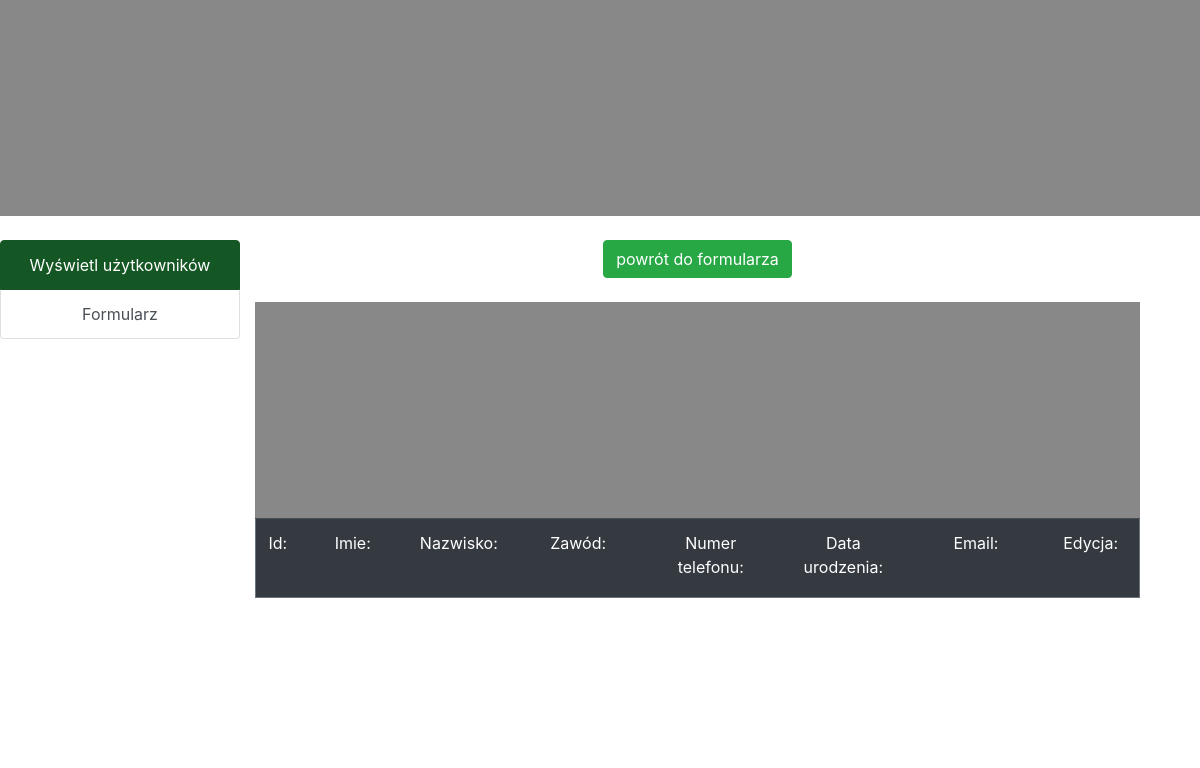
The page /Index/show_all on the database as committed earlier.
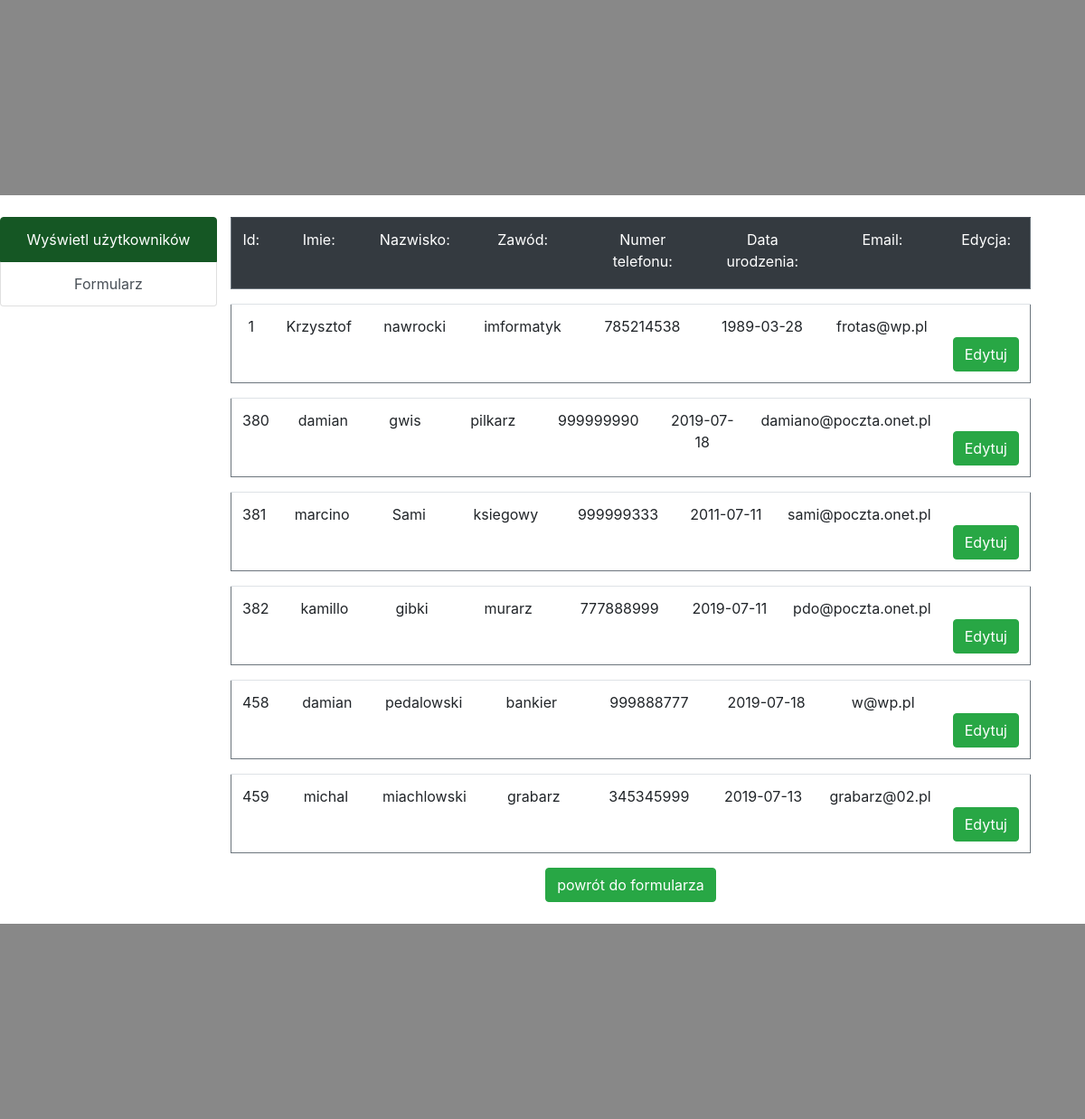
The same page on the database as committed later.
### tables this page shows
CREATE TABLE `form_base` (
  `id` int(11) NOT NULL,
  `name` varchar(30) NOT NULL,
  `surname` varchar(30) NOT NULL,
  `trade` varchar(20) NOT NULL,
  `number` int(9) NOT NULL,
  `date` date NOT NULL,
  `email` varchar(30) NOT NULL
);

### www/controllers/Index.php (called while the page is built, shortened)
<?php
class Index extends Controller{
    function __construct($params){
     $this -> view -> controller = "Index";
     $this -> view -> page = $params[1];
     $action=$params;
     if(isset($params[1])) $action = ucfirst($params[1]);
    $this -> news =$params[1];
     $this -> user ="form";
     $this -> $action($this -> news, $this -> user);
    }
    private function Show_all(){
        $user= new Model();
        $user = $user->getAll2();
        $show_all="show_all";
        $this -> view -> Render($show_all,$user);
    }
}

### www/index.php (called while the page is built, shortened)
<?php
require_once 'Core/Router.php';
require_once 'Core/Model.php';
require_once 'Core/View.php';
$router = new Router();

### www/Core/Model.php (called while the page is built, shortened)
<?php
class Model{
     public function getAll2()
     {
         $instance=connect_DB::getInstance();
         $q = 'SELECT id,name,surname,trade,number,date,email FROM form_base ORDER BY id ';
         $stm = $instance->prepare($q);
         $stm->execute();
         $data = $stm->fetchAll(PDO::FETCH_OBJ);
         if ($data) {
             return $data;
         }
         return null;
     }
   }

### www/views/Index/show_all.php (the view, shortened to what this page needs)
<!DOCTYPE HTML PUBLIC "-//W3C//DTD HTML 4.01//EN"
  "http://www.w3.org/TR/html4/strict.dtd">
<html lang="pl">
 <head>
   <link href="../css/bootstrap.min.css" rel="stylesheet">
   <link href="../css/app.css" rel="stylesheet">
 </head>
 <body>
    <div class="top"><div class="top2"> </div> </div>
    <div class="content">
      <div class="navbar-nav">
        <div class="list-group">
           <a href="/Index/show_all" class="list-group-item list-group-item-action list-group-item-success active ">Wyświetl użytkowników</a>
            <a href="/news" class="list-group-item list-group-item-action ">Formularz</a>
          </div>
        </div>
      </div>
    <div class="container">
     <div class="row">
       <div class="col-sm-12">
          <?php
          $i=0;
          ?><table class="table border border-secondary  table-dark rounded" style="width: 100%; height: 5em" >
          <tr><td style="width: 5%;">Id: </td>
          <td style="width:12%;" >Imie: </td>
          <td style="width:12%;" >Nazwisko: </td>
          <td style="width:15%;"  >Zawód:</td>
          <td style="width:15%;" >Numer telefonu: </td>
          <td style="width:15%;" >Data urodzenia: </td>
          <td style="width:15%;" >Email:</td>
          <td style="width:11%;" >Edycja:</td>
          </tr><?php
          While(isset($User[$i]))
          {
          ?>
          <table class="table table-hover border border-secondary rounded"   style="width: 100%; height: 5em">
          <tr>
          <td style="width:5%;" ><?= $User[$i] -> id ?></td>
          <td style="width:12%;"  > <?= $User[$i] -> name ?></td>
          <td style="width:12%;"  > <?= $User[$i] -> surname ?></td>
          <td style="width:15%;"  > <?= $User[$i] -> trade ?></td>
          <td style="width:15%;" > <?= $User[$i] -> number ?></td>
          <td style="width:15%;"  > <?= $User[$i] -> date ?></td>
          <td style="width:15%;" > <?= $User[$i] -> email ?></td>
          <td style="width:11%;" ><form action="edit" method="post">
          <input type="submit" class="btn btn-success" name="edytuj" value= "Edytuj"/>
          </form></td></tr>
          </table>
          <?php
          $i++;}?>
          <form action="/news" method="post">
          <input type="submit" class="btn btn-success" value="powrót do formularza" />
          </form>
        </div>
      </div>
    </div>
    <div class="footer"><div class="footer2"> </div>
  </body>
</html>

### www/Core/Router.php (shortened to what this page needs)
<?php
class Router{
    function __construct(){
       $this -> request = $_GET['url'];
        $this -> request = rtrim($this -> request, "/");
        $this -> params = explode("/", $this -> request);
        $this -> controller = $this -> params[0];
        $this -> controller = ucfirst($this -> controller);
        $file = 'controllers/'. $this -> controller . '.php';
            if(file_exists($file)){
            $this -> control = new $this -> controller ($this -> params);
             }
            else{
                require_once 'views/Index/News.php';
                }
    }
}

### www/Core/View.php (shortened to what this page needs)
<?php
class View{
       public function Render($where,$tab){
         $User=$tab;
         $Where=$where;
         if($Where==="news"){
          require_once 'views/Index/News.php';
          $this -> page=$Where;
         }
         else if($Where==="store"){
            require_once 'views/Index/store.php';
            $this -> page=$Where;
           }
           else if($Where==="show"){
            require_once 'views/Index/show.php';
            $this -> page=$Where;
           }
           else if($Where==="delete"){
            require_once 'views/Index/delete.php';
            $this -> page=$Where;
           }
           else if($Where==="edit"){
            require_once 'views/Index/edit.php';
            $this -> page=$Where;
           }
           else if($Where==="update"){
            require_once 'views/Index/update.php';
            $this -> page=$Where;
           }
           else if($Where==="show_all"){
            require_once 'views/Index/show_all.php';
           }
       }
}

### www/css/app.css (style rules this page uses)
html, body { background-color: #fff; color: #000; margin: 0; padding: 0; text-align: center; }
.top { background-color: #fff; width: 100%; height:240px; margin-left: auto; margin-right: auto; text-align: left; }
.top2 { background-color: #888; width: 100%; height:216px; margin-left: auto; margin-right: auto; margin-bottom: 216px; text-align: left; }
.content { width:20%; height:500px; float: left; background-color: #fff; }
.footer { clear: both; width: 100%; height:240px; background-color: #888; }
.footer2 { clear: both; width: 100%; height:24px; background-color: #fff; }

Rows that differ between the two databases and show on the page:
added form_base: id "1", name "Krzysztof", surname "nawrocki", trade "imformatyk", number "785214538", date "1989-03-28", email "frotas@wp.pl"
added form_base: id "380", name "damian", surname "gwis", trade "pilkarz", number "999999990", date "2019-07-18", email "damiano@poczta.onet.pl"
added form_base: id "381", name "marcino", surname "Sami", trade "ksiegowy", number "999999333", date "2011-07-11", email "sami@poczta.onet.pl"
added form_base: id "382", name "kamillo", surname "gibki", trade "murarz", number "777888999", date "2019-07-11", email "pdo@poczta.onet.pl"
added form_base: id "458", name "damian", surname "pedalowski", trade "bankier", number "999888777", date "2019-07-18", email "w@wp.pl"
added form_base: id "459", name "michal", surname "miachlowski", trade "grabarz", number "345345999", date "2019-07-13", email "grabarz@02.pl"
